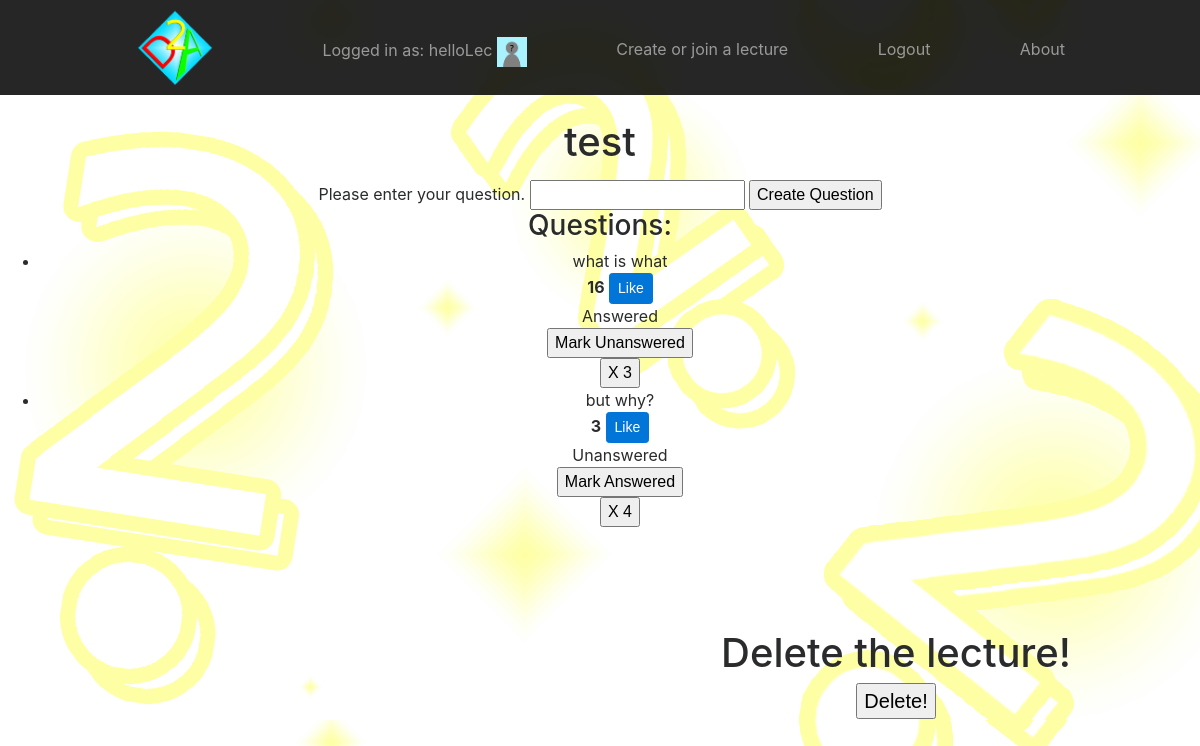
The page /dare2ask/lecture/test/ (signed in) on the database its author committed.
### dare2ask/models.py (models this page shows, shortened)
class UserProfile(models.Model):
    user = models.OneToOneField(User)
    picture = models.ImageField(upload_to='profile_images', blank=True, default='../static/images/default.png')
    lecturer = models.BooleanField(default = False)

class Lecture(models.Model):
    title = models.CharField(max_length=128, unique = True)
    join_ID = models.IntegerField(default = -1)
    course_num = models.CharField(max_length=128, default = -1)
    slug = models.SlugField(unique = True) # (blank = True)
    max_length = 128

class Question(models.Model):
    lecture = models.ForeignKey(Lecture)
    text = models.CharField(max_length=128)
    upvotes = models.IntegerField(default = 0)
    answered = models.BooleanField(default = False)
    max_length=128

### dare2ask/views.py (the view, shortened to what this page needs)
def in_lecture(request, lecture_name_slug):
	form = QuestionForm()
	context_dict = {'form': form}
	try:
		lecture = Lecture.objects.get(slug = lecture_name_slug)
		questions = Question.objects.filter(lecture = lecture)
		context_dict['questions'] = questions
		context_dict['lecture'] = lecture
	except Lecture.DoesNotExist:
		context_dict['lecture'] = None
	return render(request, 'dare2ask/in_lecture.html', context=context_dict)

### dare2ask/forms.py
class QuestionForm(forms.ModelForm):
    text = forms.CharField(max_length=Question.max_length, help_text="Please enter your question.")
    class Meta:
        model = Question
        fields = ('text', )

### templates/dare2ask/in_lecture.html (shortened to what this page needs)
<!DOCTYPE html>
{% extends 'dare2ask/base.html' %}
{% load staticfiles %}
{% block header %}
  {% if lecture.title %}
    <h1>{{ lecture.title }}</h1>
  {% else %}
    <h1>Lecture not found!</h1>
  {% endif %}
{% endblock %}
{% block headertext %}
  {% if lecture.title %}
    <div>
      <form id="question_form" method="post"
        action="{% url 'dare2ask:in_lecture' lecture.slug %}">
        {% for field in form.visible_fields %}
          {{ field.help_text}}
          {{ field }}
        {% endfor %}
        <input type="submit" name="create_question" value="Create Question" />
      </form>
    </div>
    <div>
      {% if questions %}
        <h3>Questions:</h3>
        <ul>
          {% for question in questions %}
            <li>
              {{ question.text }}
            <div>
              <strong class="like_count">{{ question.upvotes }}</strong>
              <button data-upvoteid="{{question.id}}"
                class="btn btn-primary btn-sm likes" type="button">
                Like
              </button>
            </div>
              {% if question.answered %} Answered
              {% else %} Unanswered
              {% endif %}
              {% if user.userprofile.lecturer %}
                <form id="answered" method="post" action="{% url 'dare2ask:in_lecture' lecture.slug %}">
                  <button type="submit" name="answered_question" value="{{forloop.counter}}">
                    Mark
                    {% if question.answered %} Unanswered
                    {% else %} Answered
                    {% endif %}
                  </button>
                </form>
                <button onclick="window.location.href =
                  '/dare2ask/delete/{{lecture.slug}}/{{question.id}}';">X {{question.id }}</button>
              {% endif %}
            </li>
          {% endfor %}
        </ul>
      {% else %}
        <div>No questions have been asked</div>
      {% endif %}
    </div>
  {% else %}
    <div>
      A lecture with this name does not exist. </br>
      <a href = "{% url 'dare2ask:lecture' %}">Try another </a>
    </div>
  {% endif %}
{% endblock %}
{% block headerlowright %}
  {% if lecture.title %}
    {% if user.userprofile.lecturer %}
      <h1>Delete the lecture!</h1>
    {% endif %}
  {% endif %}
{% endblock %}
{% block textlowright %}
  {% if lecture.title %}
    {% if user.userprofile.lecturer %}
      <button onclick="window.location.href =
        '/dare2ask/delete/{{lecture.slug}}/confirm';">Delete!</button>
    {% endif %}
  {% endif %}
{% endblock %}

### templates/dare2ask/base.html (shortened to what this page needs)
<!DOCTYPE html>
{% load staticfiles %}
{% load dare2ask_template_tags %}
<html lang="en">
<head>
  <link rel="stylesheet" type="text/css" href="{% static 'css/bas_min_2.css' %}">
  <link rel="stylesheet" type="text/css" href="{% static 'css/product.css' %}">
  <link rel="stylesheet" type="text/css" href="{% static 'css/styling.css' %}">
</head>
<body style="background-image: url('../../static/images/background.png');">
<nav class="site-header sticky-top py-1">
  <div class="container d-flex flex-column flex-md-row justify-content-between">
    <a class="navbar-brand" href="{% url 'index' %}"><img src="{% static 'images/Logo.png' %}" width="82"></a>
    {% if user.is_authenticated %}
    <a class="py-2 d-none d-md-inline-block" href="{% url 'dare2ask:profile' user.username %}" style="margin-top: 25px">Logged in as: {{ user.username }}           <img src="{{ MEDIA_URL }}{{user.userprofile.picture }}" width="30" height="30"> </a>
    <a class="py-2 d-none d-md-inline-block" href="{% url 'dare2ask:lecture' %}" style="margin-top: 25px">
      {% if user.userprofile.lecturer %}
        Create or join a lecture
      {% else %}
        Join a lecture
      {% endif %}
    </a>
    <a class="py-2 d-none d-md-inline-block" href="{% url 'auth_logout' %}?next=/dare2ask/" style="margin-top: 25px">Logout</a>
    {% else %}
    <a class="py-2 d-none d-md-inline-block" href="{% url 'registration_register' %}" style="margin-top: 25px">Register Here</a>
    <a class="py-2 d-none d-md-inline-block" href="{% url 'auth_login' %}" style="margin-top: 25px">Login</a>
    {% endif %}
    <a class="py-2 d-none d-md-inline-block" href="{% url 'dare2ask:about' %}" style="margin-top: 25px">About</a>
  </div>
</nav>
<div style="margin:auto; text-align: center;">
  <div style="margin-top: 25px">
    <h1 class="display-4 font-weight-normal" style="margin-top: 10px">{% block header %}DEFAULT HEADER{%endblock%}</h1>
    <p class="lead font-weight-normal">{% block headertext %} DEFAULT HEADERTEXT{%endblock%}</p>
  </div>
 </div>
<div class="d-md-flex flex-md-equal w-100 my-md-3 pl-md-3">
  <div class="bg-dark mr-md-3 pt-3 px-3 pt-md-5 px-md-5 text-center overflow-hidden">
    <div class="my-3 py-3">
    </div>
    <div class="bg-light shadow-sm mx-auto" style="width: 80%; height: 300px; border-radius: 21px 21px 0 0;"></div>
  </div>
  <div class="bg-light mr-md-3 pt-3 px-3 pt-md-5 px-md-5 text-center overflow-hidden">
    <div class="my-3 p-3">
      <h2 class="display-5">{%block headerlowright %} LOW RIGHT HEADER {% endblock %}</h2>
      <p class="lead">{%block textlowright %} LOW RIGHT TEXT {% endblock %}</p>
    </div>
  </div>
</div>
</body>
</html>

### static/css/product.css (style rules this page uses)
.container { max-width: 960px; }
.site-header { background-color: rgba(0, 0, 0, .85); -webkit-backdrop-filter: saturate(180%) blur(20px); backdrop-filter: saturate(180%) blur(20px); }
.site-header a { color: #999; transition: ease-in-out color .15s; }
@media (min-width: 768px) { .flex-md-equal > * { -ms-flex: 1; flex: 1; } }
.overflow-hidden { overflow: hidden; }

### rows shown on the page
Lecture: title "test"
Question: text "what is what", upvotes "16", answered "Answered", id "3"
Question: text "but why?", upvotes "3", answered "Unanswered", id "4"

### other values the page prints
{{ user.username }} "helloLec"
{{ field.help_text }} "Please enter your question."
